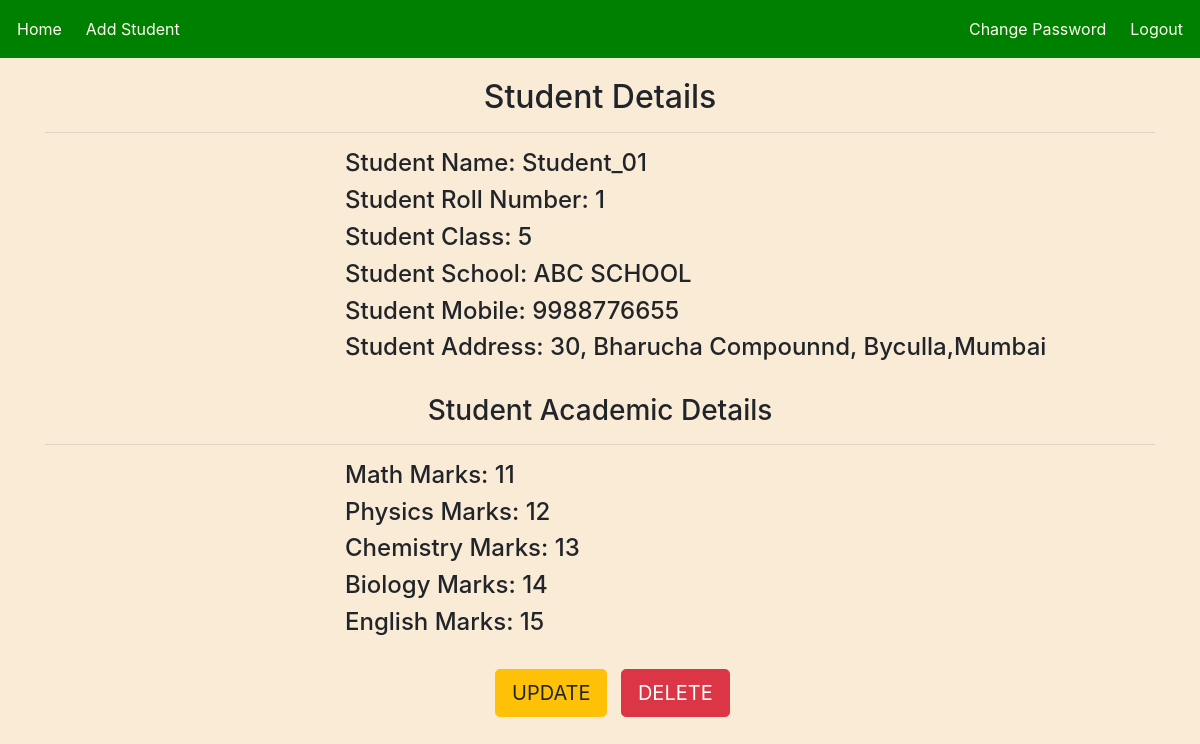
Before: /display/1/ (signed in) with the older database file.
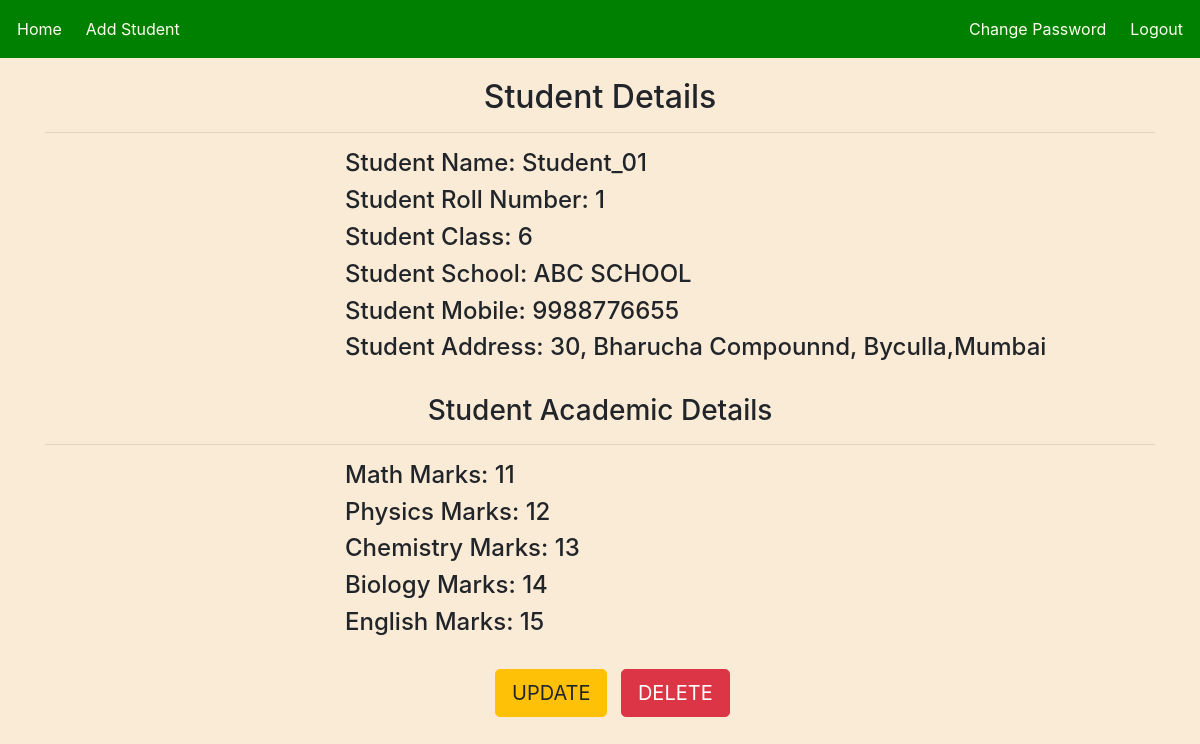
After: the same page with the newer database file.
### studentapp/models.py (models this page shows, shortened)
class Studentinfo(models.Model):
    roll_no = models.AutoField(primary_key=True)
    name    = models.CharField(max_length=50,verbose_name='Student Name')
    clas    = models.IntegerField(verbose_name="Class")
    school  = models.CharField(max_length=200,verbose_name="School Name")
    mobile  = models.PositiveIntegerField(verbose_name="Student Mobile Number")
    address = models.TextField(verbose_name="Address")

### studentapp/views.py (the view)
# urls.py: path('display/<int:id>/',views.display_student_details,name='display'),
@login_required
def display_student_details(request,id):
    info_object = Studentinfo.objects.get(pk = id)
    acad_object = info_object.studentacademics_set.all()[0]
    return render (request,'studentapp/display_student_details.html',context={'info':info_object,'acad':acad_object})

### studentapp/templates/studentapp/display_student_details.html (shortened to what this page needs)
{% extends 'studentapp/base.html' %}
{% block head_block %}
{%load crispy_forms_tags%}
{% load static %}
 <link rel="stylesheet" href="{% static 'css\display.css' %}">
{% endblock  %}
{% block body_block %}
{% include 'studentapp/navbar.html' %}
<div class="container">
 <h2>Student Details</h2><hr>
 <h4>Student Name: {{info.name}}</h4>
 <h4>Student Roll Number: {{info.roll_no}}</h4>
 <h4>Student Class: {{info.clas}}</h4>
 <h4>Student School: {{info.school}}</h4>
 <h4>Student Mobile: {{info.mobile}}</h4>
 <h4>Student Address: {{info.address}}</h4><br>
 <h3>Student Academic Details</h3><hr>
 <h4>Math Marks: {{acad.math}}</h4>
 <h4>Physics  Marks: {{acad.physics}}</h4>
 <h4>Chemistry  Marks: {{acad.chemistry}}</h4>
 <h4>Biology  Marks: {{acad.biology}}</h4>
 <h4>English  Marks: {{acad.english}}</h4><br>
 <span><a class="btn btn-warning btn-lg" href="{% url 'update' info.roll_no %}" role="button">UPDATE</a> &nbsp;  <a class="btn btn-danger btn-lg" href="{% url 'delete' info.roll_no %}" role="button">DELETE<a></span>
</div>
{% endblock %}

Changed rows visible on the page:
changed Studentinfo "Student_01": clas "5" → "6"
